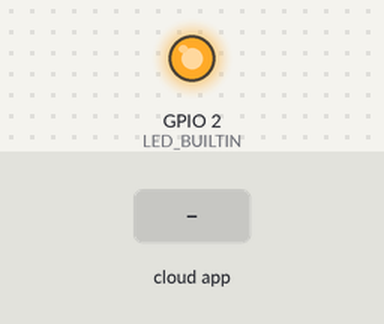
This sketch was run on a simulated ESP8266 (NodeMCU). Shown: output pins drawn as LEDs (lit = HIGH, except the on-board LED, lit = LOW). The test bench sets the inputs (shaded band). WiFi joins after 1.5 s; servers stay silent unless stated; the Firebase database answers and starts empty; what the sketch prints to the serial monitor is not drawn.

Above: at 2.7 s.
2.8 s: the phone or cloud app sets test1 to 1
At 3.2 s:
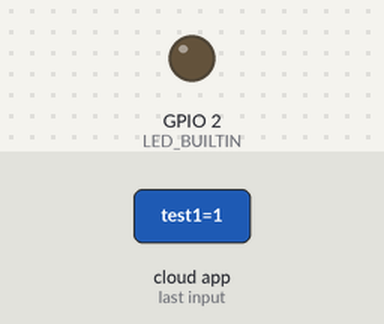
4.3 s: the phone or cloud app sets test1 to 0
At 6.2 s:
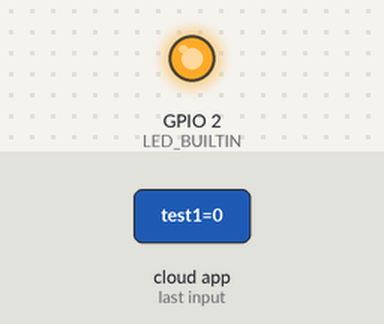
Timing chart, 0 to 7.7 s (numbered marks = the images above; inputs shaded):
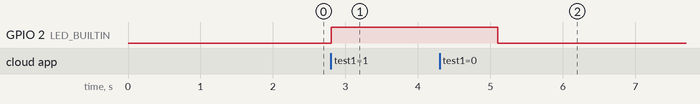

Measured:
- after the input at 2.8 s, GPIO 2 (LED_BUILTIN): LOW → HIGH at once
- after the input at 4.3 s, GPIO 2 (LED_BUILTIN): HIGH → LOW after 0.80 s

The sketch:

nodetest1.ino
```cpp
// (licence header left out)
//FirebaseESP8266.h must be included before ESP8266WiFi.h
#include "FirebaseESP8266.h"
#include <ESP8266WiFi.h>

#define FIREBASE_HOST "nodemcu-test-4a5ee-default-rtdb.firebaseio.com" //Without http:// or https:// schemes
#define FIREBASE_AUTH "fUjT7yeuwQ3W16LaweAI1h41g9h0f4MB7fJ4UCdS"
#define WIFI_SSID "bhaikakhauf"
#define WIFI_PASSWORD "12345678"

//Define FirebaseESP8266 data object
FirebaseData firebaseData;

FirebaseJson json;

void setup()
{

  Serial.begin(115200);
  pinMode(LED_BUILTIN, OUTPUT);
  WiFi.begin(WIFI_SSID, WIFI_PASSWORD);
  Serial.print("Connecting to Wi-Fi");
  while (WiFi.status() != WL_CONNECTED)
  {
    Serial.print(".");
    delay(300);
  }
  Serial.println();
  Serial.print("Connected with IP: ");
  Serial.println(WiFi.localIP());
  Serial.println();

  Firebase.begin(FIREBASE_HOST, FIREBASE_AUTH);
  Firebase.reconnectWiFi(true);

  //Set the size of WiFi rx/tx buffers in the case where we want to work with large data.
  firebaseData.setBSSLBufferSize(1024, 1024);

  //Set the size of HTTP response buffers in the case where we want to work with large data.
  firebaseData.setResponseSize(1024);

  //Set database read timeout to 1 minute (max 15 minutes)
  Firebase.setReadTimeout(firebaseData, 1000 * 60);
  //tiny, small, medium, large and unlimited.
  //Size and its write timeout e.g. tiny (1s), small (10s), medium (30s) and large (60s).
  Firebase.setwriteSizeLimit(firebaseData, "tiny");

  //optional, set the decimal places for float and double data to be stored in database
  Firebase.setFloatDigits(2);
  Firebase.setDoubleDigits(6);
}

void loop()
{

  if (Firebase.getInt(firebaseData, "/test1")) {

    if (firebaseData.dataType() == "int") {
      Serial.println(firebaseData.intData());

      if(firebaseData.intData()==1){
          digitalWrite(LED_BUILTIN, HIGH);   // turn the LED on (HIGH is the voltage level)
          delay(1000);
        }
      else{
         digitalWrite(LED_BUILTIN, LOW);    // turn the LED off by making the voltage LOW
          delay(1000);
        }


    }

  } else {
    Serial.println(firebaseData.errorReason());
  }

}
```
